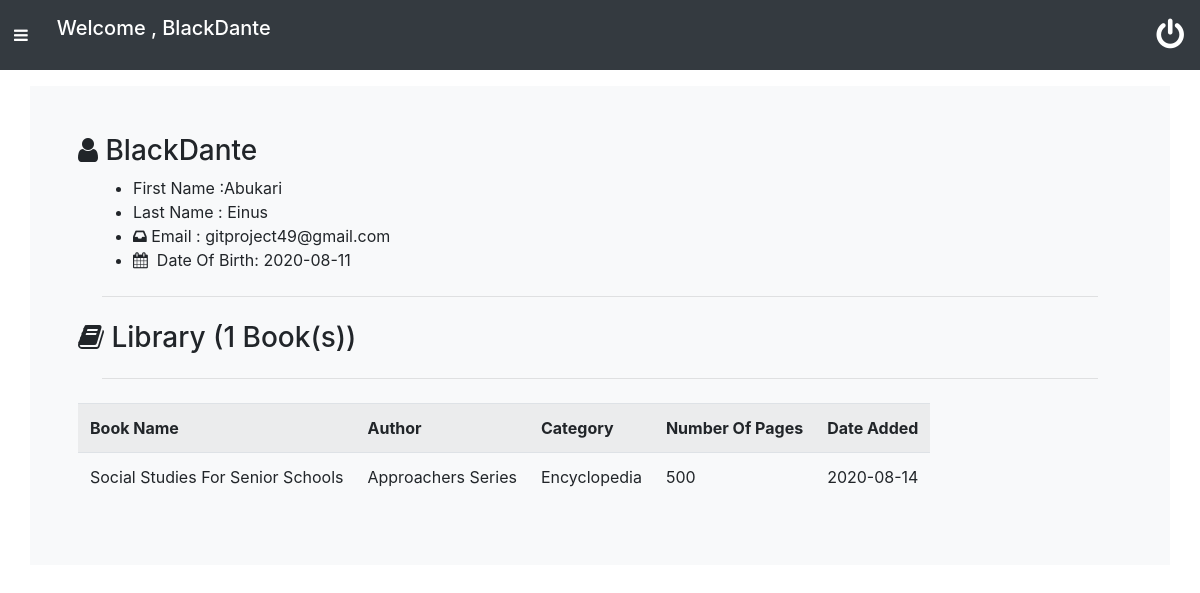
Page /home/search/profile.php?uname=BlackDante (signed in) on the committed database.
### tables this page shows
CREATE TABLE `usertbl` (
  `id` int(11) NOT NULL,
  `fname` varchar(100) NOT NULL,
  `lname` varchar(100) NOT NULL,
  `username` varchar(15) NOT NULL,
  `email` varchar(50) NOT NULL,
  `dob` varchar(100) NOT NULL,
  `gender` varchar(50) NOT NULL,
  `password` varchar(100) NOT NULL
);

CREATE TABLE `librarytbl` (
  `id` int(11) NOT NULL,
  `uname` varchar(20) NOT NULL,
  `book_name` varchar(50) NOT NULL,
  `author` varchar(50) NOT NULL,
  `category` varchar(200) NOT NULL,
  `pages` int(11) NOT NULL,
  `book_date` varchar(50) NOT NULL
);

### home/search/profile.php (the view)
<?php
include('../../dbconnect/db.php');
require('../../navigations/navbar.php');
?>
<div  class="container p-5 my-3 bg-light">
	<h3><i class="fa fa-user"></i>&nbsp;<?php echo $_GET['uname']; ?></h3>
	<div class="container">
		<ul>
			<?php
			$user=$_GET['uname'];
			$sql = "SELECT * FROM usertbl WHERE username ='$user'";
			$info=$con->query($sql);
			while ($row=$info->fetch_assoc()) {
				echo"<li>First Name :".$row['fname']." </li>
			<li>Last Name : ".$row['lname']."</li>
			<li><i class='fa fa-inbox'></i>&nbsp;Email : ".$row['email']."</li>
			<li><i class='fa fa-calendar'></i>&nbsp; Date Of Birth: ".$row['dob']."</li>";
			}
			?>
		</ul>
	</div>
	<hr class="m-4">
	<h3><i class="fa fa-book"></i>&nbsp;Library (<?php $qry="SELECT COUNT(*) FROM librarytbl WHERE uname='$user'";$sum=$con->query($qry);while($total=$sum->fetch_assoc()){echo $total['COUNT(*)'];} ?> Book(s))</h3>
	<hr class="m-4">
	<table class="table table-striped table-responsive">
		<tr>
			<th>Book Name</th>
			<th>Author</th>
			<th>Category</th>
			<th>Number Of Pages</th>
			<th>Date Added</th>
		</tr>
		<?php
		$qry2 ="SELECT * FROM librarytbl WHERE uname='$user'";
		$books=$con->query($qry2);
		while ($bookz=$books->fetch_assoc()) {
		echo "
		<tr>
			<td>".$bookz['book_name']."</td>
			<td>".$bookz['author']."</td>
			<td>".$bookz['category']."</td>
			<td>".$bookz['pages']."</td>
			<td>".$bookz['book_date']."</td>
		</tr> ";
}
		?>
	</table>
</div>
<?php
require('../../navigations/footer.php');
?>

### navigations/navbar.php (style rules this page uses)
.container { cursor:pointer; }

### rows in the picture
usertbl: fname "Abukari", lname "Einus", email "gitproject49@gmail.com", dob "2020-08-11"
librarytbl: book_name "Social Studies For Senior Schools", author "Approachers Series", category "Encyclopedia", pages "500", book_date "2020-08-14"

### other values in the picture
$name "BlackDante"
$_GET['uname'] "BlackDante"
$total['COUNT(*)'] "1"
